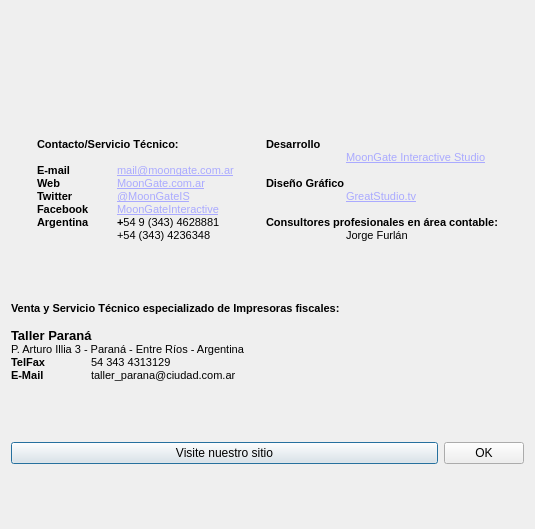
<?xml version="1.0" encoding="UTF-8"?>
<ui version="4.0">
 <class>Acerca</class>
 <widget class="QDialog" name="Acerca">
  <property name="windowModality">
   <enum>Qt::ApplicationModal</enum>
  </property>
  <property name="geometry">
   <rect>
    <x>0</x>
    <y>0</y>
    <width>535</width>
    <height>529</height>
   </rect>
  </property>
  <property name="sizePolicy">
   <sizepolicy hsizetype="Minimum" vsizetype="Minimum">
    <horstretch>0</horstretch>
    <verstretch>0</verstretch>
   </sizepolicy>
  </property>
  <property name="windowTitle">
   <string>Acerca de Banta</string>
  </property>
  <property name="windowIcon">
   <iconset>
    <normaloff>:/img/img/banta.png</normaloff>:/img/img/banta.png</iconset>
  </property>
  <property name="sizeGripEnabled">
   <bool>false</bool>
  </property>
  <property name="modal">
   <bool>true</bool>
  </property>
  <layout class="QVBoxLayout" name="verticalLayout">
   <item>
    <widget class="QLabel" name="label_2">
     <property name="sizePolicy">
      <sizepolicy hsizetype="Minimum" vsizetype="Maximum">
       <horstretch>0</horstretch>
       <verstretch>0</verstretch>
      </sizepolicy>
     </property>
     <property name="text">
      <string>&lt;!DOCTYPE HTML PUBLIC &quot;-//W3C//DTD HTML 4.0//EN&quot; &quot;http://www.w3.org/TR/REC-html40/strict.dtd&quot;&gt;
&lt;html&gt;&lt;head&gt;&lt;meta name=&quot;qrichtext&quot; content=&quot;1&quot; /&gt;&lt;style type=&quot;text/css&quot;&gt;
p, li { white-space: pre-wrap; }
&lt;/style&gt;&lt;/head&gt;&lt;body style=&quot; font-family:'MS Shell Dlg 2'; font-size:7.8pt; font-weight:400; font-style:normal;&quot;&gt;
&lt;p align=&quot;center&quot; style=&quot; margin-top:0px; margin-bottom:0px; margin-left:0px; margin-right:0px; -qt-block-indent:0; text-indent:0px;&quot;&gt;&lt;img src=&quot;:/img/img/logo3.png&quot; /&gt;&lt;/p&gt;&lt;/body&gt;&lt;/html&gt;</string>
     </property>
    </widget>
   </item>
   <item>
    <layout class="QHBoxLayout" name="horizontalLayout">
     <item>
      <widget class="QLabel" name="label_3">
       <property name="sizePolicy">
        <sizepolicy hsizetype="Maximum" vsizetype="Maximum">
         <horstretch>0</horstretch>
         <verstretch>0</verstretch>
        </sizepolicy>
       </property>
       <property name="text">
        <string>&lt;!DOCTYPE HTML PUBLIC &quot;-//W3C//DTD HTML 4.0//EN&quot; &quot;http://www.w3.org/TR/REC-html40/strict.dtd&quot;&gt;
&lt;html&gt;&lt;head&gt;&lt;meta name=&quot;qrichtext&quot; content=&quot;1&quot; /&gt;&lt;style type=&quot;text/css&quot;&gt;
p, li { white-space: pre-wrap; }
&lt;/style&gt;&lt;/head&gt;&lt;body style=&quot; font-family:'MS Shell Dlg 2'; font-size:7.8pt; font-weight:400; font-style:normal;&quot;&gt;
&lt;p style=&quot; margin-top:0px; margin-bottom:0px; margin-left:0px; margin-right:0px; -qt-block-indent:0; text-indent:0px;&quot;&gt;&lt;span style=&quot; font-size:8pt; font-weight:600;&quot;&gt;Contacto/Servicio Técnico:&lt;/span&gt;&lt;/p&gt;
&lt;p style=&quot;-qt-paragraph-type:empty; margin-top:0px; margin-bottom:0px; margin-left:0px; margin-right:0px; -qt-block-indent:0; text-indent:0px; font-size:8pt; font-weight:600;&quot;&gt;&lt;/p&gt;
&lt;p style=&quot; margin-top:0px; margin-bottom:0px; margin-left:0px; margin-right:0px; -qt-block-indent:0; text-indent:0px;&quot;&gt;&lt;span style=&quot; font-size:8pt; font-weight:600;&quot;&gt;E-mail	&lt;/span&gt;&lt;a href=&quot;mailto://mail@moongate.com.ar&quot;&gt;&lt;span style=&quot; font-size:8pt; text-decoration: underline; color:#aaaaff;&quot;&gt;mail@moongate.com.ar&lt;/span&gt;&lt;/a&gt;&lt;/p&gt;
&lt;p style=&quot; margin-top:0px; margin-bottom:0px; margin-left:0px; margin-right:0px; -qt-block-indent:0; text-indent:0px;&quot;&gt;&lt;span style=&quot; font-size:8pt; font-weight:600;&quot;&gt;Web	&lt;/span&gt;&lt;a href=&quot;http://www.moongate.com.ar&quot;&gt;&lt;span style=&quot; font-size:8pt; text-decoration: underline; color:#aaaaff;&quot;&gt;MoonGate.com.ar&lt;/span&gt;&lt;/a&gt;&lt;/p&gt;
&lt;p style=&quot; margin-top:0px; margin-bottom:0px; margin-left:0px; margin-right:0px; -qt-block-indent:0; text-indent:0px;&quot;&gt;&lt;span style=&quot; font-size:8pt; font-weight:600;&quot;&gt;Twitter	&lt;/span&gt;&lt;a href=&quot;https://twitter.com/#!/moongateis&quot;&gt;&lt;span style=&quot; font-size:8pt; text-decoration: underline; color:#aaaaff;&quot;&gt;@MoonGateIS&lt;/span&gt;&lt;/a&gt;&lt;/p&gt;
&lt;p style=&quot; margin-top:0px; margin-bottom:0px; margin-left:0px; margin-right:0px; -qt-block-indent:0; text-indent:0px;&quot;&gt;&lt;span style=&quot; font-size:8pt; font-weight:600;&quot;&gt;Facebook&lt;/span&gt;&lt;span style=&quot; font-size:8pt;&quot;&gt;	&lt;/span&gt;&lt;a href=&quot;https://www.facebook.com/MoonGateInteractive&quot;&gt;&lt;span style=&quot; font-size:8pt; text-decoration: underline; color:#aaaaff;&quot;&gt;MoonGateInteractive&lt;/span&gt;&lt;/a&gt;&lt;/p&gt;
&lt;p style=&quot; margin-top:0px; margin-bottom:0px; margin-left:0px; margin-right:0px; -qt-block-indent:0; text-indent:0px;&quot;&gt;&lt;span style=&quot; font-size:8pt; font-weight:600;&quot;&gt;Argentina	+&lt;/span&gt;&lt;span style=&quot; font-size:8pt;&quot;&gt;54 9 (343) 4628881&lt;/span&gt;&lt;/p&gt;
&lt;p style=&quot; margin-top:0px; margin-bottom:0px; margin-left:0px; margin-right:0px; -qt-block-indent:0; text-indent:0px;&quot;&gt;&lt;span style=&quot; font-size:8pt;&quot;&gt;	+54 (343) 4236348&lt;/span&gt;&lt;/p&gt;&lt;/body&gt;&lt;/html&gt;</string>
       </property>
      </widget>
     </item>
     <item>
      <widget class="QLabel" name="label">
       <property name="enabled">
        <bool>true</bool>
       </property>
       <property name="sizePolicy">
        <sizepolicy hsizetype="Maximum" vsizetype="Maximum">
         <horstretch>0</horstretch>
         <verstretch>0</verstretch>
        </sizepolicy>
       </property>
       <property name="text">
        <string>&lt;!DOCTYPE HTML PUBLIC &quot;-//W3C//DTD HTML 4.0//EN&quot; &quot;http://www.w3.org/TR/REC-html40/strict.dtd&quot;&gt;
&lt;html&gt;&lt;head&gt;&lt;meta name=&quot;qrichtext&quot; content=&quot;1&quot; /&gt;&lt;style type=&quot;text/css&quot;&gt;
p, li { white-space: pre-wrap; }
&lt;/style&gt;&lt;/head&gt;&lt;body style=&quot; font-family:'MS Shell Dlg 2'; font-size:7.8pt; font-weight:400; font-style:normal;&quot;&gt;
&lt;p style=&quot; margin-top:0px; margin-bottom:0px; margin-left:0px; margin-right:0px; -qt-block-indent:0; text-indent:0px;&quot;&gt;&lt;span style=&quot; font-size:8pt; font-weight:600;&quot;&gt;Desarrollo&lt;/span&gt;&lt;/p&gt;
&lt;p style=&quot; margin-top:0px; margin-bottom:0px; margin-left:0px; margin-right:0px; -qt-block-indent:0; text-indent:0px;&quot;&gt;&lt;span style=&quot; font-size:8pt;&quot;&gt;	&lt;/span&gt;&lt;a href=&quot;http://moongate.com.ar&quot;&gt;&lt;span style=&quot; font-size:8pt; text-decoration: underline; color:#aaaaff;&quot;&gt;MoonGate Interactive Studio&lt;/span&gt;&lt;/a&gt;&lt;/p&gt;
&lt;p style=&quot;-qt-paragraph-type:empty; margin-top:0px; margin-bottom:0px; margin-left:0px; margin-right:0px; -qt-block-indent:0; text-indent:0px; font-size:8pt;&quot;&gt;&lt;/p&gt;
&lt;p style=&quot; margin-top:0px; margin-bottom:0px; margin-left:0px; margin-right:0px; -qt-block-indent:0; text-indent:0px;&quot;&gt;&lt;span style=&quot; font-size:8pt; font-weight:600;&quot;&gt;Diseño Gráfico&lt;/span&gt;&lt;/p&gt;
&lt;p style=&quot; margin-top:0px; margin-bottom:0px; margin-left:0px; margin-right:0px; -qt-block-indent:0; text-indent:0px;&quot;&gt;&lt;span style=&quot; font-size:8pt;&quot;&gt;	&lt;/span&gt;&lt;a href=&quot;http://greatstudio.tv&quot;&gt;&lt;span style=&quot; font-size:8pt; text-decoration: underline; color:#aaaaff;&quot;&gt;GreatStudio.tv&lt;/span&gt;&lt;/a&gt;&lt;/p&gt;
&lt;p style=&quot;-qt-paragraph-type:empty; margin-top:0px; margin-bottom:0px; margin-left:0px; margin-right:0px; -qt-block-indent:0; text-indent:0px; font-size:8pt;&quot;&gt;&lt;/p&gt;
&lt;p style=&quot; margin-top:0px; margin-bottom:0px; margin-left:0px; margin-right:0px; -qt-block-indent:0; text-indent:0px;&quot;&gt;&lt;span style=&quot; font-size:8pt; font-weight:600;&quot;&gt;Consultores profesionales en área contable:&lt;/span&gt;&lt;/p&gt;
&lt;p style=&quot; margin-top:0px; margin-bottom:0px; margin-left:0px; margin-right:0px; -qt-block-indent:0; text-indent:0px;&quot;&gt;&lt;span style=&quot; font-size:8pt;&quot;&gt;	Jorge Furlán&lt;/span&gt;&lt;/p&gt;&lt;/body&gt;&lt;/html&gt;</string>
       </property>
      </widget>
     </item>
    </layout>
   </item>
   <item>
    <widget class="QLabel" name="label_4">
     <property name="sizePolicy">
      <sizepolicy hsizetype="Maximum" vsizetype="Maximum">
       <horstretch>0</horstretch>
       <verstretch>0</verstretch>
      </sizepolicy>
     </property>
     <property name="text">
      <string>&lt;!DOCTYPE HTML PUBLIC &quot;-//W3C//DTD HTML 4.0//EN&quot; &quot;http://www.w3.org/TR/REC-html40/strict.dtd&quot;&gt;
&lt;html&gt;&lt;head&gt;&lt;meta name=&quot;qrichtext&quot; content=&quot;1&quot; /&gt;&lt;style type=&quot;text/css&quot;&gt;
p, li { white-space: pre-wrap; }
&lt;/style&gt;&lt;/head&gt;&lt;body style=&quot; font-family:'MS Shell Dlg 2'; font-size:7.8pt; font-weight:400; font-style:normal;&quot;&gt;
&lt;p style=&quot; margin-top:0px; margin-bottom:0px; margin-left:0px; margin-right:0px; -qt-block-indent:0; text-indent:0px;&quot;&gt;&lt;span style=&quot; font-size:8pt; font-weight:600;&quot;&gt;Venta y Servicio Técnico especializado de Impresoras fiscales:&lt;/span&gt;&lt;/p&gt;
&lt;p style=&quot;-qt-paragraph-type:empty; margin-top:0px; margin-bottom:0px; margin-left:0px; margin-right:0px; -qt-block-indent:0; text-indent:0px; font-size:8pt; font-weight:600;&quot;&gt;&lt;/p&gt;
&lt;p style=&quot; margin-top:0px; margin-bottom:0px; margin-left:0px; margin-right:0px; -qt-block-indent:0; text-indent:0px;&quot;&gt;&lt;span style=&quot; font-size:10pt; font-weight:600;&quot;&gt;Taller Paraná &lt;/span&gt;&lt;/p&gt;
&lt;p style=&quot; margin-top:0px; margin-bottom:0px; margin-left:0px; margin-right:0px; -qt-block-indent:0; text-indent:0px;&quot;&gt;&lt;span style=&quot; font-size:8pt;&quot;&gt;P. Arturo Illia 3 - Paraná - Entre Ríos - Argentina&lt;/span&gt;&lt;/p&gt;
&lt;p style=&quot; margin-top:0px; margin-bottom:0px; margin-left:0px; margin-right:0px; -qt-block-indent:0; text-indent:0px;&quot;&gt;&lt;span style=&quot; font-size:8pt; font-weight:600;&quot;&gt;TelFax	&lt;/span&gt;&lt;span style=&quot; font-size:8pt;&quot;&gt;54 343 4313129&lt;/span&gt;&lt;/p&gt;
&lt;p style=&quot; margin-top:0px; margin-bottom:0px; margin-left:0px; margin-right:0px; -qt-block-indent:0; text-indent:0px;&quot;&gt;&lt;span style=&quot; font-size:8pt; font-weight:600;&quot;&gt;E-Mail	&lt;/span&gt;&lt;span style=&quot; font-size:8pt;&quot;&gt;taller_parana@ciudad.com.ar&lt;/span&gt;&lt;/p&gt;&lt;/body&gt;&lt;/html&gt;</string>
     </property>
    </widget>
   </item>
   <item>
    <layout class="QGridLayout" name="gridLayout" columnstretch="0,0">
     <item row="1" column="0">
      <widget class="QPushButton" name="sitebt">
       <property name="text">
        <string>Visite nuestro sitio</string>
       </property>
      </widget>
     </item>
     <item row="1" column="1">
      <widget class="QPushButton" name="pushButton">
       <property name="sizePolicy">
        <sizepolicy hsizetype="Fixed" vsizetype="Fixed">
         <horstretch>0</horstretch>
         <verstretch>0</verstretch>
        </sizepolicy>
       </property>
       <property name="minimumSize">
        <size>
         <width>80</width>
         <height>0</height>
        </size>
       </property>
       <property name="layoutDirection">
        <enum>Qt::RightToLeft</enum>
       </property>
       <property name="text">
        <string>OK</string>
       </property>
      </widget>
     </item>
    </layout>
   </item>
  </layout>
 </widget>
 <resources>
  <include location="../rc.qrc"/>
 </resources>
 <connections>
  <connection>
   <sender>pushButton</sender>
   <signal>clicked()</signal>
   <receiver>Acerca</receiver>
   <slot>accept()</slot>
   <hints>
    <hint type="sourcelabel">
     <x>271</x>
     <y>182</y>
    </hint>
    <hint type="destinationlabel">
     <x>125</x>
     <y>169</y>
    </hint>
   </hints>
  </connection>
 </connections>
</ui>
